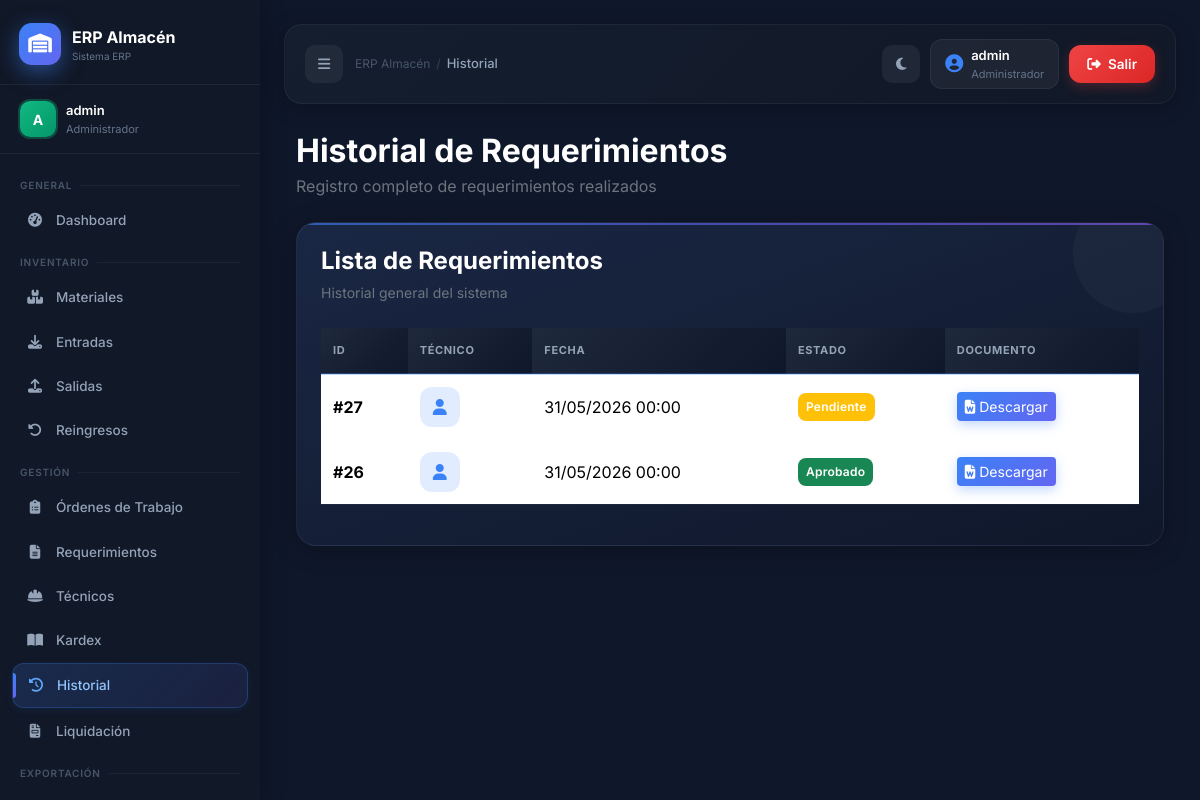
The app's page /pages/historial.php (signed in) with its own data.
### tables this page shows
CREATE TABLE `requerimientos` (
  `id` int(11) NOT NULL,
  `codigo_req` varchar(50) DEFAULT NULL,
  `tipo_liq` enum('Instalaciones','Mantenimiento') NOT NULL DEFAULT 'Instalaciones',
  `fecha` date DEFAULT NULL,
  `estado` varchar(50) DEFAULT NULL,
  `material_id` int(11) DEFAULT NULL,
  `tecnico_id` int(11) DEFAULT NULL,
  `cantidad` int(11) DEFAULT NULL,
  `aprobado_por` varchar(50) DEFAULT NULL,
  `observacion` text DEFAULT NULL
);

### pages/historial.php (the view, shortened to what this page needs)
<?php
require_once __DIR__ . '/../includes/Conexion.php';
require_once __DIR__ . '/../includes/layout.php';
$sql = "
SELECT
    r.*,
    t.nombre AS tecnico
FROM requerimientos r
LEFT JOIN tecnicos t
ON r.tecnico_id = t.id
ORDER BY r.id DESC
";
$resultado = $conn->query($sql);
?>
<div class="container-fluid">
    <div class="d-flex justify-content-between align-items-center mb-4 flex-wrap gap-3">
        <div>
            <h2 class="fw-bold mb-1">
                Historial de Requerimientos
            </h2>
            <p class="text-secondary mb-0">
                Registro completo de requerimientos realizados
            </p>
        </div>
    </div>
    <div class="card-dashboard">
        <div class="mb-4">
            <h4 class="fw-bold mb-1">
                Lista de Requerimientos
            </h4>
            <small class="text-secondary">
                Historial general del sistema
            </small>
        </div>
        <div class="table-responsive">
            <table
                id="tablaHistorial"
                class="table table-hover align-middle"
            >
                <thead>
                    <tr>
                        <th>ID</th>
                        <th>Técnico</th>
                        <th>Fecha</th>
                        <th>Estado</th>
                        <th>Documento</th>
                    </tr>
                </thead>
                <tbody>
                    <?php while($row = $resultado->fetch_assoc()) { ?>
                    <?php
                    $estado = strtolower($row['estado']);
                    $badge = "secondary";
                    if($estado == "pendiente"){
                        $badge = "warning";
                    }
                    elseif($estado == "aprobado"){
                        $badge = "success";
                    }
                    elseif($estado == "rechazado"){
                        $badge = "danger";
                    }
                    ?>
                    <tr>
                        <td>
                            <strong>
                                #<?php echo $row['id']; ?>
                            </strong>
                        </td>
                        <td>
                            <div class="d-flex align-items-center gap-2">
                                <div class="material-icon">
                                    <i class="fa-solid fa-user"></i>
                                </div>
                            </div>
                        </td>
                        <td>
                            <?php echo date('d/m/Y H:i', strtotime($row['fecha'])); ?>
                        </td>
                        <td>
                            <span class="badge bg-<?php echo $badge; ?> p-2">
                                <?php echo ucfirst($row['estado']); ?>
                            </span>
                        </td>
                        <td>
                            <a
                                href="<?= BASE_URL ?>/exports/generar_word.php?id=<?php echo $row['id']; ?>"
                                class="btn btn-primary btn-sm"
                            >
                                <i class="fa-solid fa-file-word"></i>
                                Descargar
                            </a>
                        </td>
                    </tr>
                    <?php } ?>
                </tbody>
            </table>
        </div>
    </div>
</div>

### includes/layout.php (style rules this page uses)
* { margin:0; padding:0; box-sizing:border-box; }
body { font-family:'Inter',sans-serif; background:#0f172a; color:white; overflow-x:hidden; }
.card-dashboard { background:linear-gradient(145deg,#1e293b,#0f172a); border:1px solid rgba(255,255,255,0.04); border-radius:22px; padding:24px; box-shadow:0 8px 24px rgba(0,0,0,0.2); transition:transform 0.25s ease, box-shadow 0.25s ease; position:relative; overflow:hidden; }
.card-dashboard::before { content:''; position:absolute; width:120px; height:120px; background:rgba(255,255,255,0.03); border-radius:50%; top:-30px; right:-30px; }
.table { color:white; }
.table thead { background:#111827; }
.table tbody tr { transition:background 0.15s; }
.btn-primary { background:#3b82f6; border-color:#3b82f6; }
.card-dashboard { background:linear-gradient(160deg,#1a2744 0%,#0f172a 100%); border:1px solid rgba(255,255,255,0.06); border-radius:20px; padding:24px; box-shadow:0 4px 24px rgba(0,0,0,0.25); transition:transform 0.25s ease, box-shadow 0.25s ease; position:relative; overflow:hidden; }
.card-dashboard::after { content:''; position:absolute; top:0; left:0; right:0; height:2px; background:linear-gradient(90deg,#3b82f6,#6366f1,#8b5cf6); border-radius:20px 20px 0 0; opacity:0.6; }
.table thead tr th { background:linear-gradient(135deg,#1e293b,#0f172a); color:#94a3b8; font-size:11px; font-weight:700; text-transform:uppercase; letter-spacing:0.06em; padding:14px 12px; border-bottom:2px solid rgba(59,130,246,0.3) !important; border-top:none !important; }
.table tbody td { padding:12px; border-color:rgba(255,255,255,0.04) !important; vertical-align:middle; }
.btn-primary { background:linear-gradient(135deg,#3b82f6,#6366f1) !important; border:none !important; box-shadow:0 4px 12px rgba(59,130,246,0.3); transition:all 0.2s !important; }
.badge { font-weight:600; letter-spacing:0.02em; padding:5px 10px; border-radius:8px; }

### pages/historial.php (style rules this page uses)
.material-icon { width:40px; height:40px; border-radius:12px; background:rgba(59,130,246,0.15); display:flex; align-items:center; justify-content:center; color:#3b82f6; }
.table tbody tr { transition:0.3s ease; }

### records on screen
requerimientos: id "27", fecha "31/05/2026 00:00", estado "Pendiente"
requerimientos: id "26", fecha "31/05/2026 00:00", estado "Aprobado"

### other values on screen
APP_NAME "ERP Almacén"
$_SESSION['nombre_completo'] "admin"
$nombres[$paginaActual] "Historial"
